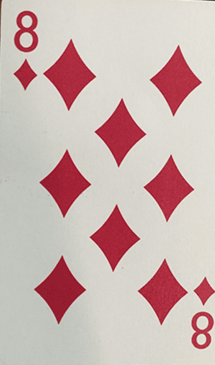
#> input picture Template Matching/images/8_diamonds.png, 215 x 365 px
$ python main2.py --image images/8_diamonds.png --template images/diamonds_template.png
#> lines starting #> are read from the running program, lines starting #| are printed output that depends on the picture; after the words box and inside, x2 and y2 are one past the last pixel; in counts of white or black regions, pixels touching at a corner belong together
#python ex2.py --image images/8_diamonds.png --template images/diamonds_template.png --threshold 0.85
# import the necessary pages
from imutils.object_detection import non_max_suppression
import numpy as np
import argparse
import cv2
# construct the argument parser and parse the arguments
ap = argparse.ArgumentParser()
ap.add_argument("-i", "--image", type=str, required=True,
	help="path to input image where we'll apply template matching")
ap.add_argument("-t", "--template", type=str, required=True,
	help="path to template image")
ap.add_argument("-b", "--threshold", type=float, default=0.8,
	help="threshold for multi-template matching")
args = vars(ap.parse_args())
# load the input image and template image from disk, then grab the
# template image spatial dimensions
print("[INFO] loading images...")
image = cv2.imread(args["image"])
#> image is the input picture: shape (365, 215, 3); mean B, G, R 178.4, 181.6, 204.9
template = cv2.imread(args["template"])
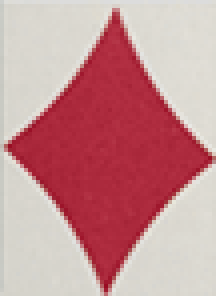
#> input picture Template Matching/images/diamonds_template.png, 54 x 74 px (shown 4 times larger)
#> template is the input picture: shape (74, 54, 3); mean B, G, R 148.5, 145.6, 199.3
(tH, tW) = template.shape[:2]
#> tH = 74; tW = 54
# display the  image and template to our screen
cv2.imshow("Image", image)
cv2.imshow("Template", template)
# convert both the image and template to grayscale
imageGray = cv2.cvtColor(image, cv2.COLOR_BGR2GRAY)
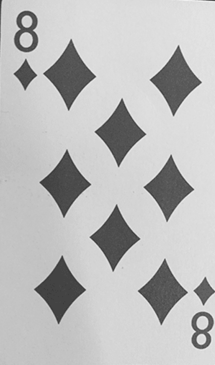
#> imageGray: shape (365, 215); min 54, max 240, mean 188.3
templateGray = cv2.cvtColor(template, cv2.COLOR_BGR2GRAY)
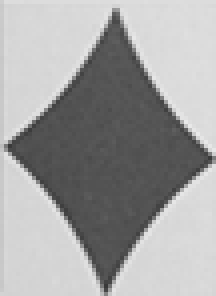
#> templateGray: shape (74, 54) (shown 4 times larger); min 57, max 233, mean 162
# perform template matching
print("[INFO] performing template matching...")
result = cv2.matchTemplate(imageGray, templateGray,
	cv2.TM_CCOEFF_NORMED)
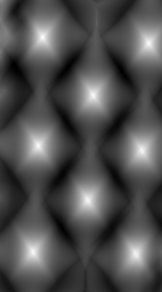
#> result: shape (292, 162) float32; min -0.456, max 0.996, mean -0.0029; drawn with min black and max white
# find all locations in the result map where the matched value is
# greater than the threshold, then clone our original image so we
# can draw on it
(yCoords, xCoords) = np.where(result >= args["threshold"])
#> yCoords = 343 values from 33 to 257; xCoords = 343 values, max 151 at index 52, min 30 at index 258, mean 88.9
clone = image.copy()
print("[INFO] {} matched locations *before* NMS".format(len(yCoords)))
#| [INFO] 343 matched locations *before* NMS
# loop over our starting (x, y)-coordinates
for (x, y) in zip(xCoords, yCoords):
	# draw the bounding box on the image
	cv2.rectangle(clone, (x, y), (x + tW, y + tH),
		(255, 0, 0), 3)
#> this loop made 343 passes
#> (x, y) on passes 1 to 3: (40, 33), (41, 33), (42, 33)
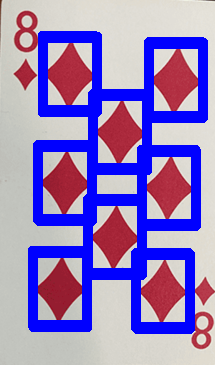
#> clone: shape (365, 215, 3); mean B, G, R 191.7, 129.1, 151.3
# show our output image *before* applying non-maxima suppression
cv2.imshow("Before NMS", clone)
cv2.waitKey(0)
# initialize our list of rectangles
rects = []
# loop over the starting (x, y)-coordinates again
for (x, y) in zip(xCoords, yCoords):
	# update our list of rectangles
	rects.append((x, y, x + tW, y + tH))
#> after the loop, rects = 343 items, first 6: (40, 33, 94, 107), (41, 33, 95, 107), (42, 33, 96, 107), (40, 34, 94, 108), (41, 34, 95, 108), (42, 34, 96, 108)
# apply non-maxima suppression to the rectangles
pick = non_max_suppression(np.array(rects))
#> pick = [[135, 257, 189, 331], [35, 255, 89, 329], [86, 203, 140, 277], [142, 154, 196, 228], [39, 149, 93, 223], [94, 98, 148, 172], [146, 46, 200, 120], [43, 40, 97, 114]]
print("[INFO] {} matched locations *after* NMS".format(len(pick)))
#| [INFO] 8 matched locations *after* NMS
# loop over the final bounding boxes
for (startX, startY, endX, endY) in pick:
	# draw the bounding box on the image
	cv2.rectangle(image, (startX, startY), (endX, endY),
		(255, 0, 0), 3)
#> this loop made 8 passes
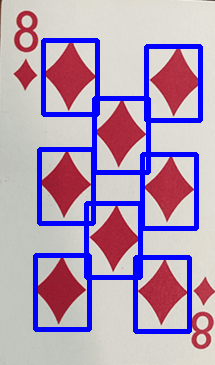
#> image: shape (365, 215, 3); 12.17% of pixels changed, all inside (x1, y1, x2, y2) = (33, 38, 203, 334)
# show the output image
cv2.imshow("After NMS", image)
cv2.waitKey(0)
